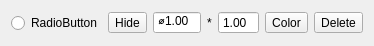
<?xml version="1.0" encoding="UTF-8"?>
<ui version="4.0">
 <class>CasePlanningSettingsWidget</class>
 <widget class="QWidget" name="CasePlanningSettingsWidget">
  <property name="geometry">
   <rect>
    <x>0</x>
    <y>0</y>
    <width>372</width>
    <height>46</height>
   </rect>
  </property>
  <property name="windowTitle">
   <string>Form</string>
  </property>
  <layout class="QHBoxLayout" name="horizontalLayout">
   <item>
    <widget class="QRadioButton" name="radioButton">
     <property name="text">
      <string>RadioButton</string>
     </property>
    </widget>
   </item>
   <item>
    <widget class="QToolButton" name="toolButtonHide">
     <property name="text">
      <string>Hide</string>
     </property>
     <property name="checkable">
      <bool>true</bool>
     </property>
    </widget>
   </item>
   <item>
    <widget class="QDoubleSpinBox" name="doubleSpinBoxDiameter">
     <property name="readOnly">
      <bool>true</bool>
     </property>
     <property name="buttonSymbols">
      <enum>QAbstractSpinBox::NoButtons</enum>
     </property>
     <property name="prefix">
      <string>⌀</string>
     </property>
     <property name="value">
      <double>1.000000000000000</double>
     </property>
    </widget>
   </item>
   <item>
    <widget class="QLabel" name="label_2">
     <property name="text">
      <string>*</string>
     </property>
    </widget>
   </item>
   <item>
    <widget class="QDoubleSpinBox" name="doubleSpinBoxLength">
     <property name="readOnly">
      <bool>true</bool>
     </property>
     <property name="buttonSymbols">
      <enum>QAbstractSpinBox::NoButtons</enum>
     </property>
     <property name="value">
      <double>1.000000000000000</double>
     </property>
    </widget>
   </item>
   <item>
    <widget class="QToolButton" name="toolButton_2">
     <property name="text">
      <string>Color</string>
     </property>
    </widget>
   </item>
   <item>
    <widget class="QToolButton" name="toolButtonDelete">
     <property name="text">
      <string>Delete</string>
     </property>
    </widget>
   </item>
  </layout>
 </widget>
 <resources/>
 <connections/>
</ui>
